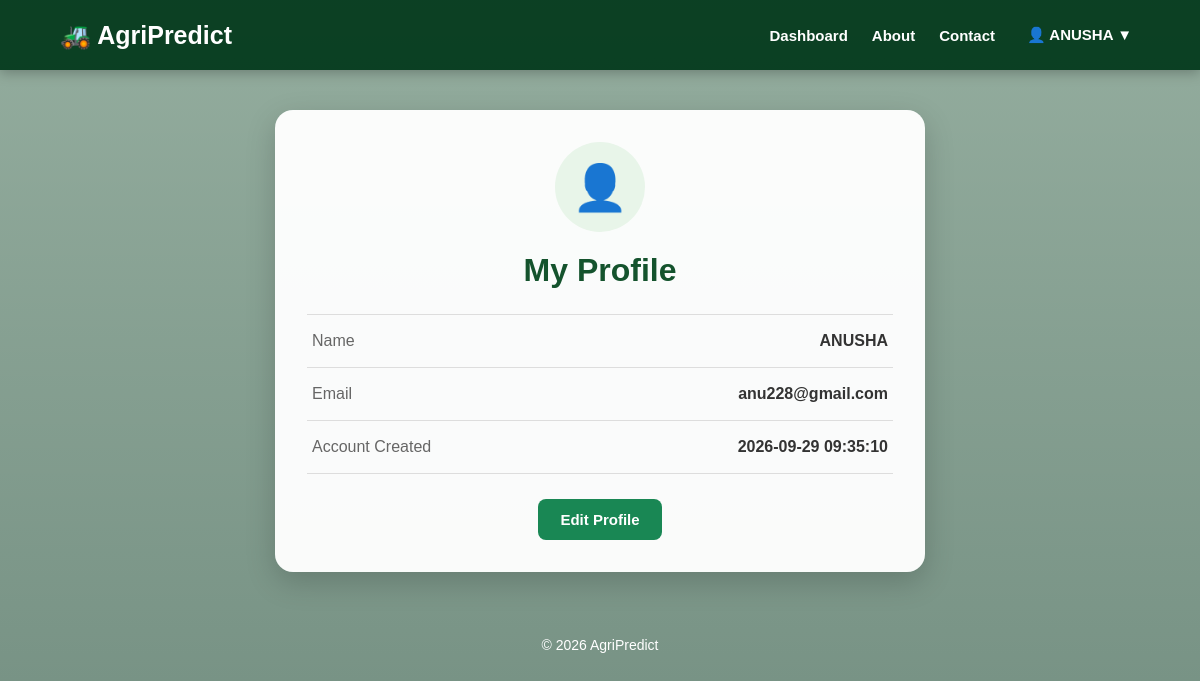
Screenshot of /profile (signed in) with the database file from the repository.
### tables this page shows
CREATE TABLE users (
            id INTEGER PRIMARY KEY AUTOINCREMENT,
            name TEXT NOT NULL,
            email TEXT UNIQUE NOT NULL,
            password TEXT NOT NULL
        , created_at TIMESTAMP);

### app.py (the view)
@app.route("/profile")
@login_required
def profile():
    conn = get_db_connection()
    user = conn.execute(
        "SELECT * FROM users WHERE id = ?",
        (session["user_id"],)
    ).fetchone()
    conn.close()
    if user is None:
        session.clear()
        return redirect(
            url_for("login")
        )
    return render_template(
        "profile.html",
        user=user
    )

### app.py (called while the page is built)
def get_db_connection():
    conn = sqlite3.connect("users.db")
    conn.row_factory = sqlite3.Row
    return conn

def login_required(function):
    @wraps(function)
    def decorated_function(*args, **kwargs):
        if "user_id" not in session:
            return redirect(
                url_for("login")
            )
        return function(*args, **kwargs)
    return decorated_function

### templates/profile.html (shortened to what this page needs)
<!DOCTYPE html>
<html lang="en">
<head>
    <link rel="stylesheet"
          href="{{ url_for('static', filename='style.css') }}">
</head>
<body>
<nav class="navbar">
    <div class="logo">
        🚜 AgriPredict
    </div>
    <div class="nav-links">
        <a href="{{ url_for('dashboard') }}">
            Dashboard
        </a>
        <a href="{{ url_for('about') }}">
            About
        </a>
        <a href="{{ url_for('contact') }}">
            Contact
        </a>
        <div class="profile-dropdown">
            <button class="profile-button">
                👤 {{ user["name"] }} ▼
            </button>
        </div>
    </div>
</nav>
<div class="page-container">
    <div class="page-card profile-card">
        <div class="profile-avatar">
            👤
        </div>
        <h1>
            My Profile
        </h1>
        <div class="profile-info">
            <div class="info-row">
                <span>
                    Name
                </span>
                <strong>
                    {{ user["name"] }}
                </strong>
            </div>
            <div class="info-row">
                <span>
                    Email
                </span>
                <strong>
                    {{ user["email"] }}
                </strong>
            </div>
            <div class="info-row">
                <span>
                    Account Created
                </span>
                <strong>
                    {{ user["created_at"] }}
                </strong>
            </div>
        </div>
        <a href="{{ url_for('profile_settings') }}"
           class="primary-button">
            Edit Profile
        </a>
    </div>
</div>
<footer class="footer">
    <p>
        © 2026 AgriPredict
    </p>
</footer>
</body>
</html>

### static/style.css (style rules this page uses)
* { box-sizing: border-box; margin: 0; padding: 0; }
html { scroll-behavior: smooth; }
body { min-height: 100vh; font-family: Arial, Helvetica, sans-serif; color: #222; background-image: linear-gradient( rgba(0, 60, 25, 0.42), rgba(0, 50, 25, 0.55) ), url("/static/background.png"); background-size: cover; background-position: center; background-repeat: no-repeat; background-attachment: fixed; }
.navbar { width: 100%; min-height: 70px; display: flex; align-items: center; justify-content: space-between; padding: 12px 5%; background: rgba(0, 55, 25, 0.92); box-shadow: 0 3px 12px rgba(0, 0, 0, 0.25); position: sticky; top: 0; z-index: 1000; }
.logo { color: white; font-size: 25px; font-weight: bold; }
.nav-links { display: flex; align-items: center; gap: 24px; }
.nav-links > a { color: white; text-decoration: none; font-size: 15px; font-weight: 600; }
.profile-dropdown { position: relative; display: inline-block; }
.profile-button { border: none; background: transparent; color: white; font-size: 15px; font-weight: 600; cursor: pointer; padding: 8px; }
.prediction-card, .page-card, .result-card { background: rgba(255, 255, 255, 0.96); border-radius: 18px; box-shadow: 0 10px 30px rgba(0, 0, 0, 0.18); }
.primary-button, .secondary-button { display: inline-block; padding: 12px 22px; border-radius: 8px; border: none; text-decoration: none; cursor: pointer; font-size: 15px; font-weight: 600; transition: 0.2s; }
.primary-button { background: #198754; color: white; }
.page-container { width: 92%; max-width: 1100px; margin: 40px auto; }
.page-card { padding: 32px; color: #333; }
.page-card h1 { color: #14532d; margin-bottom: 10px; }
.profile-card { max-width: 650px; margin: auto; text-align: center; }
.profile-avatar { width: 90px; height: 90px; margin: 0 auto 20px; border-radius: 50%; background: #e8f5e9; display: flex; align-items: center; justify-content: center; font-size: 45px; }
.profile-info { margin: 25px 0; border-top: 1px solid #ddd; }
.info-row { display: flex; justify-content: space-between; padding: 17px 5px; border-bottom: 1px solid #ddd; text-align: left; }
.info-row span { color: #666; }
.footer { text-align: center; color: white; padding: 25px; margin-top: 30px; font-size: 14px; }

### rows the page displays
users: name "ANUSHA", email "anu228@gmail.com", created_at "2026-09-29 09:35:10"
